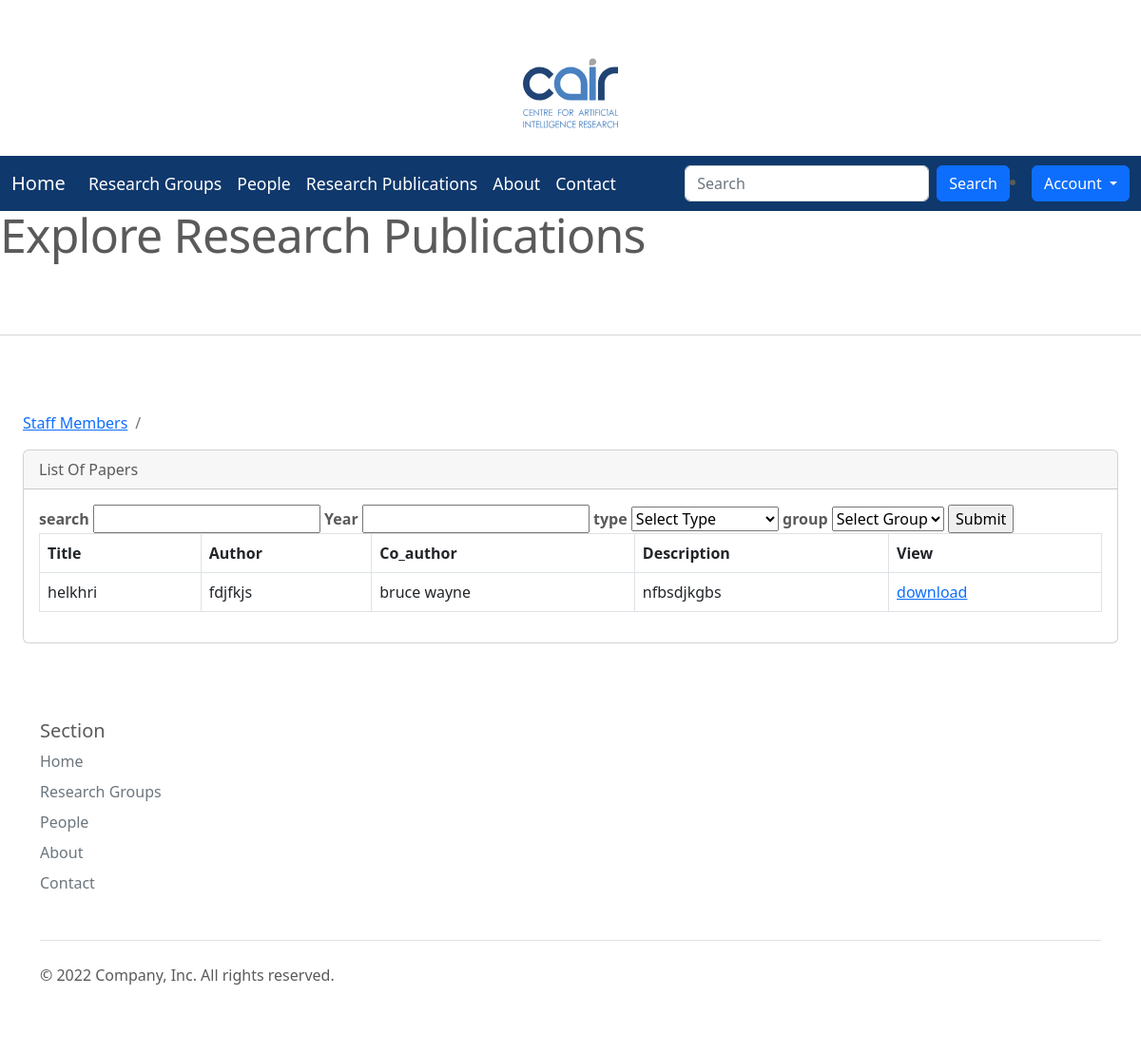
The page /papers/ on the database as committed earlier.
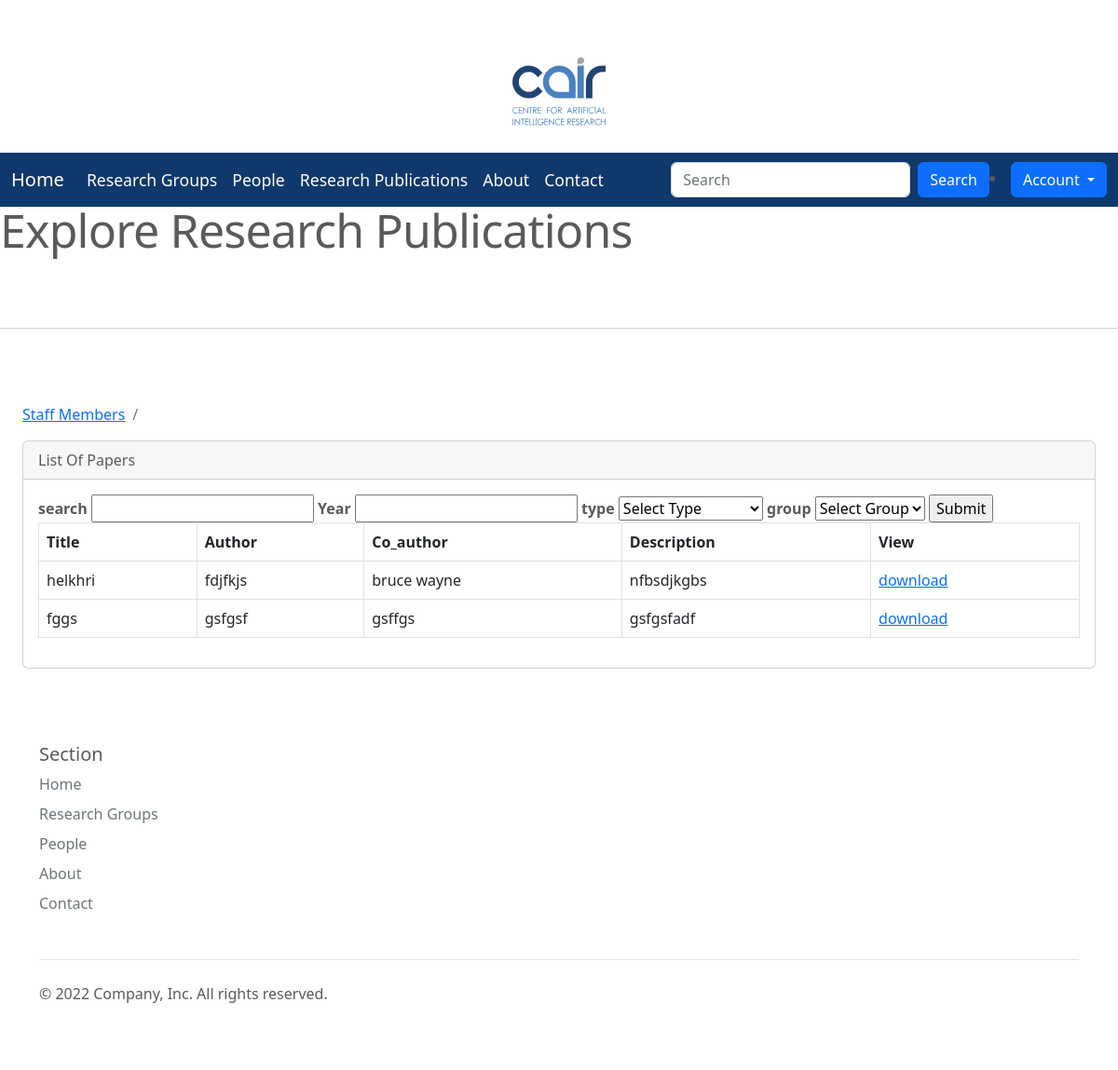
The same page on the database as committed later.
### researchapp/models.py (models this page shows, shortened)
class Paper(models.Model):
    title = models.CharField(max_length=100)
    author = models.CharField(max_length=50)
    co_author = models.CharField(max_length=50)
    description =  models.TextField()
    category  = models.ForeignKey(PaperType, on_delete=models.CASCADE, default=None,blank=True , null=TRUE)
    group = models.ForeignKey(Group, on_delete=models.CASCADE, default=None,blank=True , null=TRUE)
    publication = models.FileField(upload_to='pdf/publications')
    peerReview = models.FileField(upload_to='pdf/peerReview', blank=True , null=TRUE)
    created = models.DateField(auto_now_add=True)
    published_by=models.ForeignKey(User, on_delete=models.CASCADE, default=None,blank=True , null=TRUE)

### researchapp/views.py (the view)
# urls.py: path('papers/', views.filter_papers, name = 'papers'),
def filter_papers(request):
    searches = ''
    dates= ''
    types = ''
    groups = ''
    if 'search' in request.GET:
        searches = request.GET['search']
    if 'date' in request.GET:
        dates = request.GET['date']
    if 'type' in request.GET:
        types = request.GET['type']
    if 'group' in request.GET:
        groups = request.GET['group']
    context = {
        'papers': filter_by_date_type_group(request, search_paper(request)),
        'groups': Group.objects.all(),
        'type': PaperType.objects.all(),
        'selected_search': searches,
        'selected_date': dates,
        'selected_type': types,
        'selected_group': groups
    }
    return render(request, 'paper.html', context)

### researchapp/views.py (called while the page is built)
def search_paper(request):
    query_string = ''
    found_entries = None
    if ('q' in request.GET) and request.GET['q'].strip():
        query_string = request.GET['q']
        entry_query = get_query(query_string, ['title', 'description','author'])
        paper_list= Paper.objects.filter(entry_query)
        return paper_list
    elif ('search' in request.GET) and request.GET['search'].strip():
        query_string = request.GET['search']
        entry_query = get_query(query_string, ['title', 'description','author'])
        paper_list= Paper.objects.filter(entry_query)
        return paper_list
    else:
        display_paper = Paper.objects.all()
        return display_paper

### researchapp/templates/paper.html (shortened to what this page needs)
{% extends 'base.html' %}
{% load static %}
{% block style %}
<link href="https://cdn.jsdelivr.net/npm/bootstrap@5.2.0/dist/css/bootstrap.min.css"
rel="stylesheet">
<link rel="stylesheet" href="{% static 'css/style1.css' %}">
    <body oncontextmenu='return false' class='snippet-body'>
{% endblock %}
{% block body %}
     <h7 class="featurette-heading fw-normal lh-1" style="text-align:center;" >Explore Research Publications </h7>
     <hr class="featurette-divider">
        <div class="container-fluid">
        <div class="row">
          <div class="col-12 mb-3">
          <div class="col-12 mb-3">
                <div id="content-wrapper">
        <div class="container-fluid">
            <ol class="breadcrumb">
                <li class="breadcrumb-item">
                    <a href="">Staff Members</a>
                </li>
                <li class="breadcrumb-item active"></li>
            </ol>
            <div class="card mb-3">
                <div class="card-header">
                    List Of Papers
                </div>
                <div class="card-body">
                     <form method="GET" action="{% url 'papers' %}">
            <label for="search"><b>search</b></label>
            <input type="text"  name = 'search' {% if selected_search == ''%} value = '' {%else%} value = '{{selected_search}}'{% endif%} />
            <label for="year"><b>Year</b></label>
            <input type="text"  name = 'date'  {% if selected_date == ''%} value = '' {%else%} value = '{{selected_date}}'{% endif%}/>
            <label for="type"><b>type</b></label>
            <select id="type" name="type">
            <option {% if selected_type == ''%} selected {% endif%} value = ''> Select Type</option>
        </select>
            <label for="groups"><b>group</b></label>
            <select id="type" name="group">
                <option {% if selected_group == ''%} selected {% endif%} value = ''> Select Group</option>
        </select>
        <input type = 'submit' name = 'Search'/>
                     </form>
                     <div class="table-responsive">
                        <table class="table table-bordered" id="dataTable" width="100%" cellspacing="0">
            <tr>
                <th>Title</th>
                <th>Author</th>
                <th>Co_author</th>
                <th>Description</th>
                <th>View</th>
            </tr>
            {% for paper in papers%}
            <tr>
                <td>{{paper.title}}</td>
                <td>{{paper.author}}</td>
                <td>{{paper.co_author}}</td>
                <td>{{paper.description}}</td>
                <td><a href = '{{ paper.publication.url }}'> download </a></td>
            </tr>
            {% endfor%}
                        </table>
                    </div>
                </div>
            </div>
        </div>
    </div>
          </div>
        </div>
      </div>
    </div>
{% endblock %}

Rows that differ between the two databases and show on the page:
added Paper: title "fggs", author "gsfgsf", co_author "gsffgs", description "gsfgsfadf"
